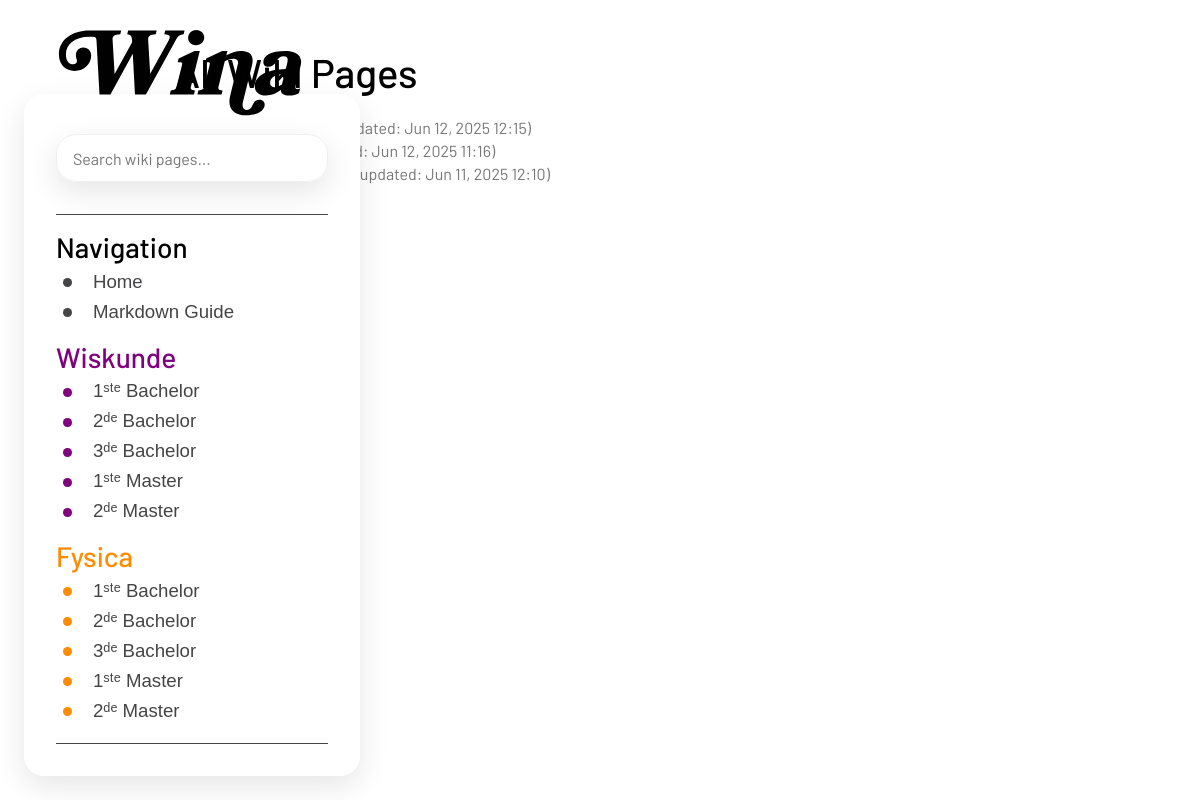
The page /all/ on the database as committed earlier.
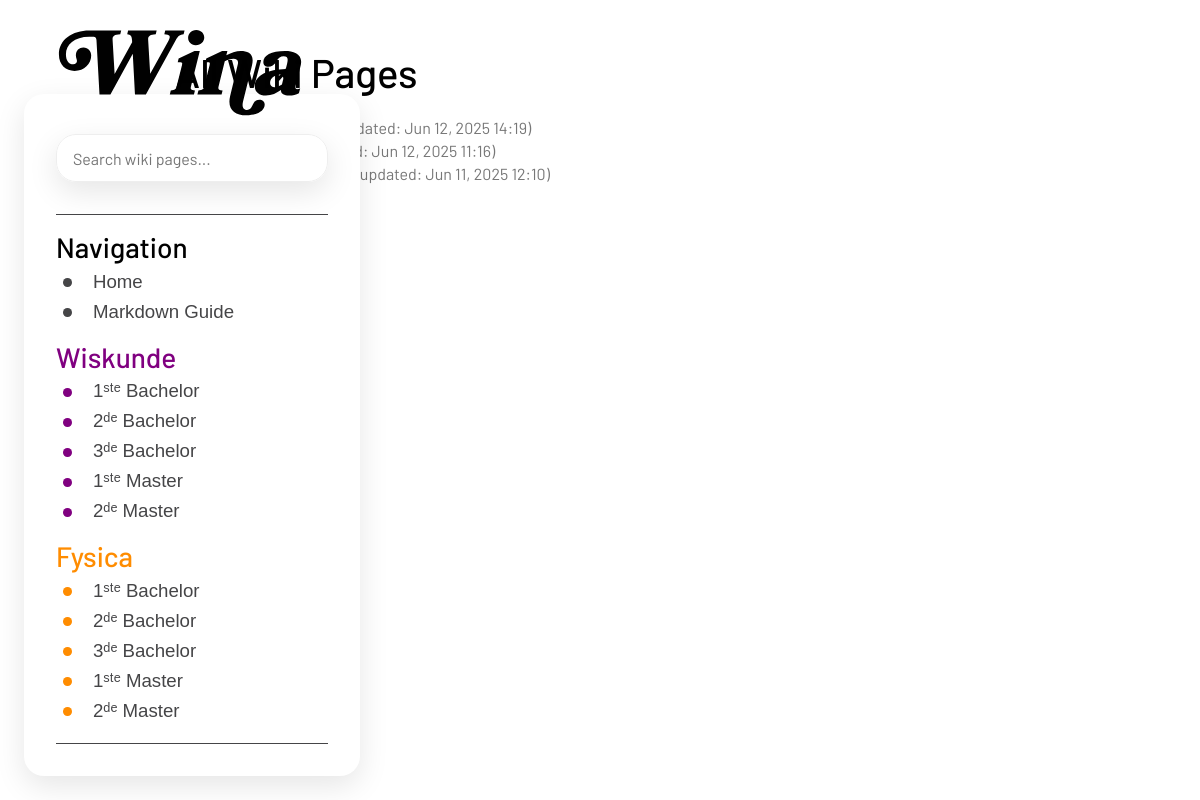
The same page on the database as committed later.
### wiki2/models.py (models this page shows, shortened)
class WikiPage(models.Model):
    title = models.CharField(max_length=200, unique=True)
    slug = models.SlugField(max_length=200, unique=True, blank=True, help_text="Leave blank to auto-generate from title.")
    content = models.TextField(blank=True, help_text="Write your content in Markdown.")
    created_at = models.DateTimeField(auto_now_add=True)
    updated_at = models.DateTimeField(auto_now=True)
    last_modified_by = models.ForeignKey(
        settings.AUTH_USER_MODEL,
        on_delete=models.SET_NULL,
        null=True,
        blank=True,
        related_name='wiki_pages_modified',
        help_text="User who last modified the page."
    )
    def get_absolute_url(self):
        return reverse('wiki:wiki_page', kwargs={'slug': self.slug})

### wiki2/views.py (the view)
# urls.py: path('all/', views.all_wiki_pages, name='all_pages'),
def all_wiki_pages(request):
    pages = WikiPage.objects.all().order_by('-updated_at')
    return render(request, 'wiki/pages/wiki_list.html', {'pages': pages, 'list_title': "All Wiki Pages"})

### wiki2/context_processors.py (called while the page is built)
def _extract_json_array_from_text(text_content):
    code_block_match = re.search(r"^```(?:json)?\s*\n(.*?\n)```", text_content, re.DOTALL | re.MULTILINE)
    content_to_search = text_content
    if code_block_match:
        content_to_search = code_block_match.group(1)
    start_index = content_to_search.find('[')
    if start_index == -1:
        return None
    brace_level = 0
    for i in range(start_index, len(content_to_search)):
        char = content_to_search[i]
        if char == '[':
            brace_level += 1
        elif char == ']':
            brace_level -= 1
            if brace_level == 0:
                json_array_str = content_to_search[start_index : i + 1]
                try:
                    json.loads(json_array_str)
                    return json_array_str
                except json.JSONDecodeError:
                    return None
    return None

### templates/wiki/pages/wiki_list.html (shortened to what this page needs)
{% extends "../modules/_base.html" %}
{% load static %}
{% block content %}
{% if not is_search %}
    <h1>All Wiki Pages</h1>
{% else %}
    <h1>Search Results</h1>
{% endif %}
    {% if pages %}
        <ul>
            {% for page in pages %}
                <li>
                    <a href="{{ page.get_absolute_url }}">{{ page.title }}</a>
                    <small style="color: #777;">(Last updated: {{ page.updated_at|date:"M d, Y H:i" }})</small>
                </li>
            {% endfor %}
        </ul>
    {% endif %}
{% endblock %}

Rows that differ between the two databases and show on the page:
changed WikiPage: updated_at "Jun 12, 2025 12:15" → "Jun 12, 2025 14:19"
